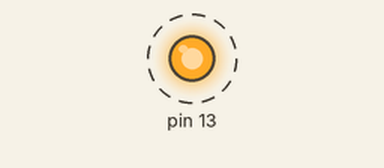
Simulated run of this sketch. Board: Arduino Uno, built with avr-gcc and run on an emulated ATmega328P. On the bench: output pins drawn as LEDs (lit = HIGH). Dashed ring = blinking. What the sketch prints to the serial monitor is not drawn.

Above: at 0.07 s.
Timing chart, 0 to 3.0 s (numbered marks = the images above):
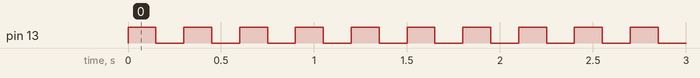

The sketch:

Interrupciones_test_1.ino
```cpp
int i = 0;

void setup() {
  TCNT2 = 0;
  TIMSK2 = TIMSK2|0b00000001;
  TCCR2B = 0b00000111;
  SREG = (SREG & 0b01111111) | 0b10000000;

  pinMode(13, OUTPUT);
  Serial.begin(115200);
}

void loop() {
  digitalWrite(13,1);
  delay(150);
  digitalWrite(13,0);
  delay(150);
}

ISR(TIMER2_OVF_vect){
   i++;
   mensaje(i);
}

void mensaje(int a){
  if((a%30) == 0){
    Serial.println("Hola");
  }
}
```

Measured:
- by itself, pin 13: alternates HIGH for 0.15 s and LOW for 0.15 s
